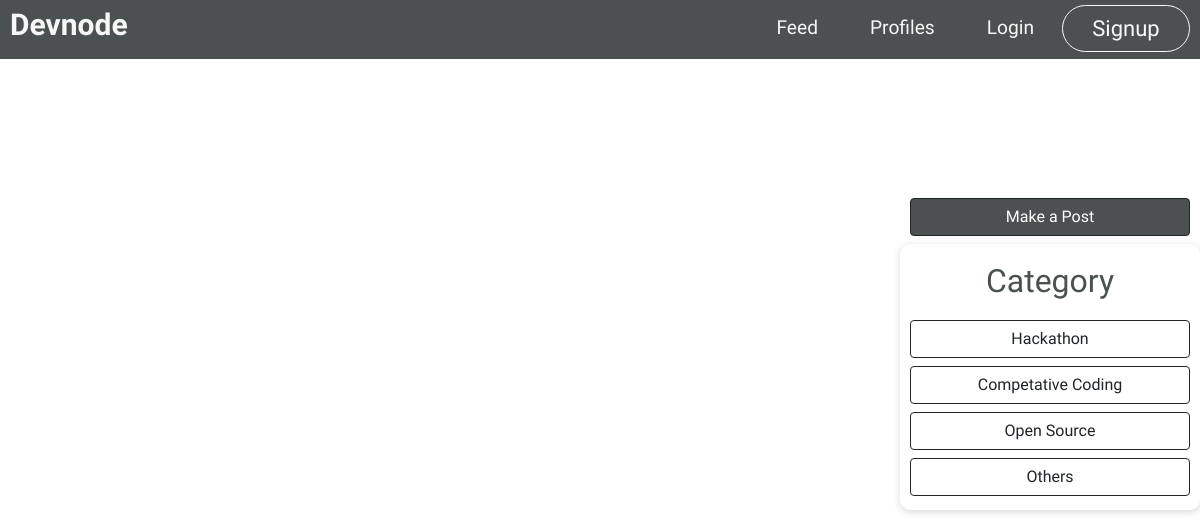
Page /feed/ on the earlier database version.
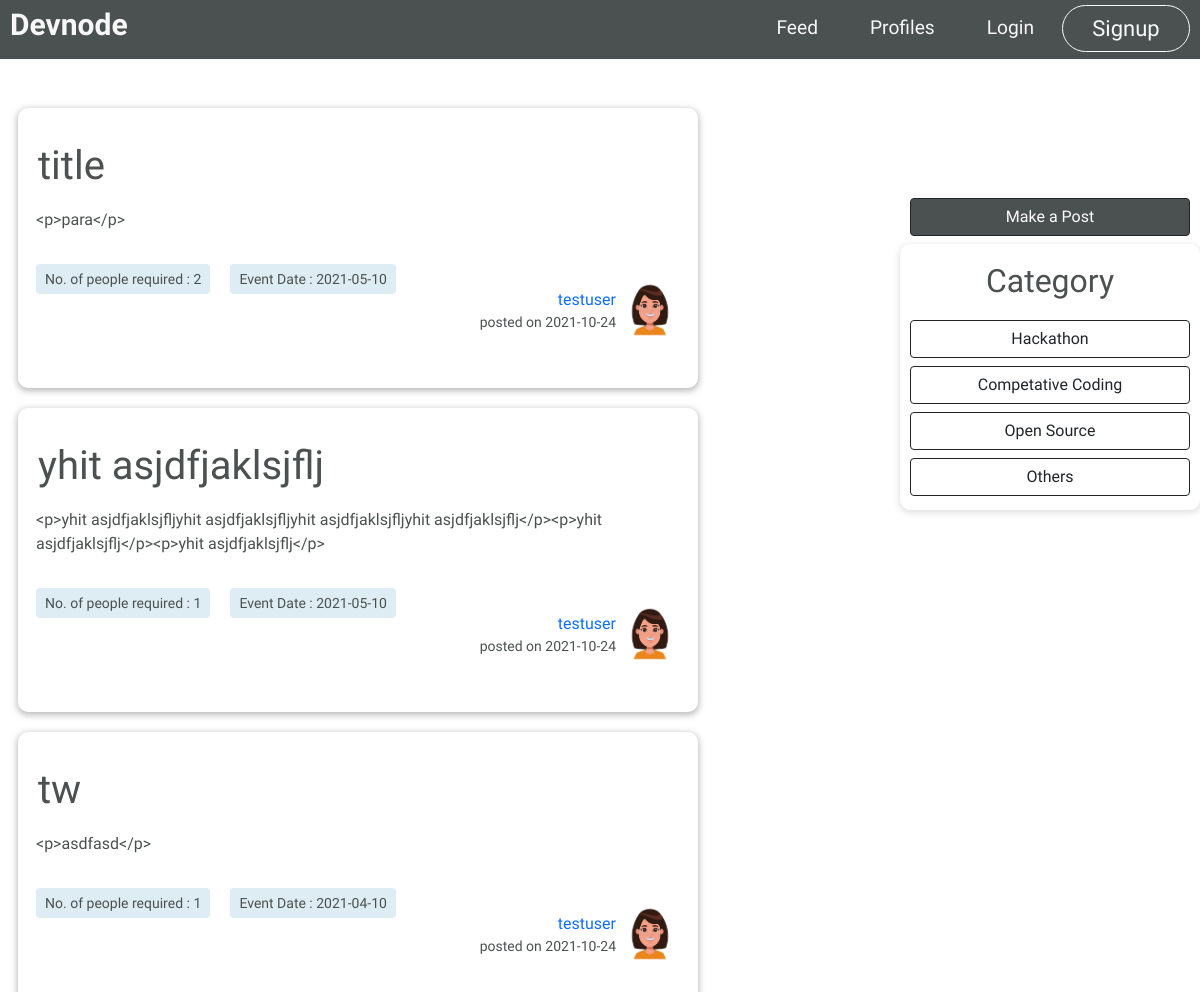
Same page on the later database version.
### devnode/models.py (models this page shows, shortened)
class Post(db.Model):
    id = db.Column(db.Integer, primary_key=True)
    title = db.Column(db.String(120), nullable=False)
    content= db.Column(db.Text, nullable=False)
    date_posted = db.Column(db.DateTime, nullable=False, default=datetime.utcnow)
    category = db.Column(db.String(120), nullable=False)
    last_date = db.Column(db.String(80), nullable=False)
    persons_required = db.Column(db.Integer, nullable=False)
    user_id=db.Column(db.Integer, db.ForeignKey('user.id'), nullable=False)

class User(db.Model, UserMixin):
    id = db.Column(db.Integer, primary_key=True)
    username = db.Column(db.String(20), unique=True, nullable=False)
    email = db.Column(db.String(80), unique=True, nullable=False)
    profile_image_file = db.Column(db.String(20), nullable=False, default='default_profile_pic.jpg')
    cover_image_file = db.Column(db.String(20), nullable=False, default='default_cover_pic.jpg')
    password = db.Column(db.String(60), nullable=False)
    confirmed = db.Column(db.Boolean, nullable=False, default=False)
    about = db.Column(db.Text, nullable=False, default='Devnode Member')
    designation = db.Column(db.String(100), nullable=False, default='Devnode Member')
    branch = db.Column(db.String(100), default=None)
    year = db.Column(db.Integer,default=None)
    discord_id = db.Column(db.String(120), unique=True)
    twitter_id = db.Column(db.String(120), unique=True)
    github_id = db.Column(db.String(120), unique=True)
    linkedin_id = db.Column(db.String(120), unique=True)
    skills = db.relationship('Skill', secondary=association_table, lazy='subquery',
        backref=db.backref('users_associated', lazy=True))
    posts = db.relationship('Post', backref='author', lazy=True)

### devnode/routes.py (the view)
@app.route('/feed/')
def feed():
     posts = Post.query.filter_by(category='Hackathon').all()
     return render_template('posts.html', posts=posts)

### devnode/templates/posts.html (shortened to what this page needs)
<!DOCTYPE html>
<html lang="en">
<head>
    <link rel="stylesheet" href="{{ url_for('static', filename='css/post.css' ) }}">
    <link rel="stylesheet" href="{{ url_for('static', filename='css/nav.css' ) }}">
    <link href="https://cdn.jsdelivr.net/npm/bootstrap@5.0.2/dist/css/bootstrap.min.css" rel="stylesheet"
>
    <link rel="stylesheet" href="https://cdnjs.cloudflare.com/ajax/libs/font-awesome/6.0.0-beta2/css/all.min.css">
</head>
<body>
   <div id="nav">
    <nav>
        <div class="logo">
            <a href="{{ url_for('index') }}"><h3 class="logoName">Devnode</h3></a>
        </div>
        <div class="menu" id="menuList">
            <ul>
                <li><a href="{{ url_for('feed')}}">Feed</a></li>
                <li><a href="{{ url_for('profiles') }}">Profiles</a></li>
                {% if current_user.is_authenticated %}
                <li><a href="{{ url_for('logout') }}">Logout</a></li>
                <li><a href="{{url_for('user_profile')}}"><i class="fas fa-user" id="user"></i></a></li>
                {% else %}
                <li><a href="{{ url_for('login') }}">Login</a></li>
                <a href="{{ url_for('signup') }}" class="btn btn-outline-light signupTop">Signup</a>
                {% endif %}
            </ul>
        </div>
    </nav>
   </div>
<div class="wrapper">
    <div class="postsection m-2">
    {% for post in posts %}
        <div class="post">
            <h1 class="pt-4">{{ post.title }}</h1>
            <p class="p-2">{{ post.content }}
            </p>
            <span class="badge badge-light py-2 m-2">No. of people required : {{ post.persons_required }}</span>
            <span class="badge badge-dark  py-2 m-2">Event Date : {{ post.last_date }}</span>
            <div class="postdetails p-2">
                <div class="usernameDate p-1">
                    <a href="{{url_for('public_profile', username=post.author.username )}}">{{ post.author.username }}</a>
                    <small>posted on {{post.date_posted.strftime('%Y-%m-%d')}}</small>
                </div>
               <div class="profilePic">
                <img src="{{ url_for('static', filename= 'profile_pics/' + post.author.profile_image_file) }}" alt="">
               </div>
            </div>
        </div>
        {% endfor %}
    </div>
    <div class="category right">
        <div class="postbtn my-2 w-100">
        <a href="{{url_for('new_post')}}">
            <button class="btn btn-dark w-100 makepost">Make a Post</button>
        </a>
        </div>
        <div class="category">
            <h2 class="text-center p-2">Category</h2>
            <a href="{{url_for('feed')}}"><button class="btn btn-outline-dark w-100 my-1">Hackathon </button></a>
            <a href="{{url_for('feed_comp')}}"><button class="btn btn-outline-dark w-100 my-1">Competative Coding </button></a>
            <a href="{{url_for('feed_opensource')}}"><button class="btn btn-outline-dark w-100 my-1">Open Source</button></a>
            <a href="{{url_for('feed_other')}}"><button class="btn btn-outline-dark w-100 my-1">Others</button></a>
        </div>
    </div>
</div>
</body>
</html>

### devnode/static/css/post.css (style rules this page uses)
* { margin: 0; padding: 0; box-sizing: border-box; font-family: "Baloo Tamma 2", cursive; color: #4A5150; }
body { display: flex; justify-content: center; }
.wrapper { margin-top: 100px; width: 1200px; display: flex; justify-content: space-between; }
.postsection { max-width: 700px; }
.post { margin: 0 10px; margin-bottom: 20px; padding: 10px; border-radius: 10px; box-shadow: 0 2px 6px 1px rgba(128, 128, 128, 0.537); }
.post h1 { padding: 10px; margin: 0 !important; }
.category { width: 300px; height: 400px; display: flex; flex-direction: column; justify-content: center; align-items: center !important; border-radius: 10px; padding: 10px; box-shadow: 0 2px 6px 1px rgba(128, 128, 128, 0.238); }
.right { border: none; box-shadow: none !important; }
.postdetails { position: relative; bottom: 30px; display: flex; justify-content: flex-end; align-items: center; }
.usernameDate { display: flex; flex-direction: column; text-align: end; }
.profilePic { background-color: rgb(207, 207, 240); width: 60px; height: 60px; border-radius: 50%; }
.profilePic img { width: 60px; height: 60px; object-fit: cover; }
.postdetails a { text-decoration: none; }
.badge { font-size: 14px !important; background-color: rgb(222, 237, 243); font-weight: 400 !important; color: #4A5150 !important; }
.makepost { background-color: #4A5150 !important; margin-top: 100px; }
.category a { width: 100%; }

### devnode/static/css/nav.css (style rules this page uses)
nav { position:static; display: flex; justify-content: space-between; align-items: center; background-color:#4A5150; padding: 0.3rem 10px; }
nav .logo { color:#f7f7f7; display: flex; }
nav .logoName { color: #f7f7f7; font-weight: 600; font-size: 30px; cursor: pointer; }
nav ul { list-style: none; margin: 0; }
nav li { display: inline; padding: 0 1.5rem; }
nav a { color: #f7f7f7; font-size: 1.2rem; text-decoration: none; }
nav .signupTop { margin-bottom: 2px; border-radius: 80px; text-align: center; width: 8rem; font-size: 22px; font-weight: 400; }
#nav { width: 100%; height: 50px; background-color:#1e201ecd; position: fixed; top: 0; z-index: 30; }

Differences in the rows shown:
added Post: title "title", content "<p>para</p>", persons_required "2", last_date "2021-05-10", author.username "testuser", date_posted "2021-10-24", profile_image_file (placeholder picture)
added Post: title "yhit asjdfjaklsjflj", content "<p>yhit asjdfjaklsjfljyhit asjdfjaklsjfljyhit asjdfjaklsjfljyhit asjdfjaklsjflj</p><p>yhit asjdfjaklsjflj</p><p>yhit asjdfjaklsjflj</p>", persons_required "1", last_date "2021-05-10", author.username "testuser", date_posted "2021-10-24", profile_image_file (placeholder picture)
added Post: title "tw", content "<p>asdfasd</p>", persons_required "1", last_date "2021-04-10", author.username "testuser", date_posted "2021-10-24", profile_image_file (placeholder picture)
